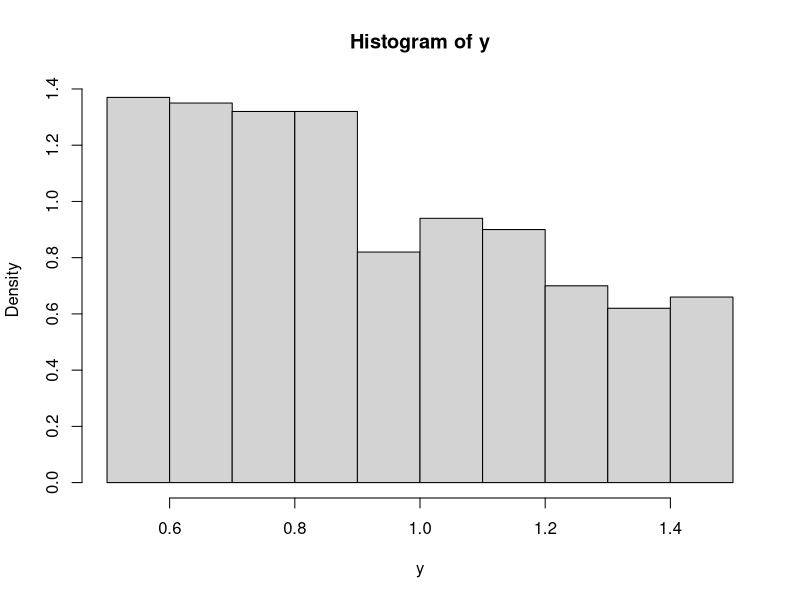

Write the R code that produced this figure. (Note: this script raises an error after producing the figure.)
# sampling from the truncated normal with mean=m and sd=s
# and defined over the interval (a,b)
set.seed(1);
n <-1000;
m <- 0;
s <- 1;
a <- 0.5;
b <- 1.5;
y <- qnorm(pnorm(a,m,s)+ runif(1000)*(pnorm(b,m,s)-pnorm(a,m,s)),m,s);
hist(y, freq=FALSE)
lines(denisty(y))

#####################################################################################
# accept-Reject sampling example 1
# target density: f(x) standard normal 
# proposal density: g(x) Laplace distribution =1/2exp(-abs(x))
# algorithm:
# 1. Generate 3 unifrom r.v. U1-u3
# 2. since both normal and laplace are symmetric, use exponential e^(-x)
# for laplace, accept or rejct, and if accept, assign a positive
# or negative values with .5 prob
# 3. use u1 to generate exponential
# 4. max of f(x)/g(x) occurs at x=1 and M=sqrt(e/(2*pi)) 
# 5. if u2 <= f(x)/(M.g(x)) and u3 <=0.5 then return negative x
# u2 <= f(x)/(M.g(x)) and u3  > 0.5 then return positive x
#####################################################################################

set.seed(103);
G <- 500;
draws <- 0;
tdraws <- 0;

while (length(draws) < G + 1){
  U <- runif(3)
  if (U[2] <= exp(-log(U[1]) - ((-log(U[1]))^2)/2 - 1/2) & U[3] <= 1/2)
    draws <- c(draws, -log(U[1]))
  if (U[2] <= exp(-log(U[1]) - ((-log(U[1]))^2)/2 - 1/2) & U[3] >  1/2)
    draws <- c(draws,  log(U[1]))
 tdraws <- tdraws +1 ;
  }
target <- draws[2:(G+1)];
arate <- G/tdraws ;
print("mean =" ); mean(target)
print("sd =" ); sd(target)

#################################################################
# A-R example 2
# # target density= 1-abs(x),x(-1,1)
# use accept-reject to draw from truncated 
# use u(a,b)=a+(b-a)*u(0,1) as the proposal density
# if u2 <= f(x)/(M)u(a,b) return x=a+(b-a)*U(0,1)
######################################################################
set.seed(100)
G <- 500;
a <- -1;
b <- 1;
M <- 1;
draws <- 0; 
tdraws <- 0;

while (length(draws) < G + 1){
  U <- runif(2)
  if (U[2] <= (1-abs(a+(b-a)*U[1]))/M)
      draws <- c(draws, a+(b-a)*U[1])
    
  tdraws <- tdraws +1   
    
}
target <- draws[2:(G+1)]
arate <- G/tdraws ;
#print("mean = "); mean(target)
#print("sd = "); sd(target)


hist(target, freq=FALSE);
lines(density(target));
################################################################################
# importance sampling
# example from Robert and Casella 
################################################################################
x=rnorm(10^8) #whole sample
bound=qnorm(c(.5,.75,.8,.9,.95,.99,.999,.9999)) # t=0, 0.67, 0.84, 1.28 1.65, 2.32, 2,58, 3.09, 3.72
 res=matrix(0,ncol=8,nrow=7)
 for (i in 2:8) 
   for (j in 1:8)
     res[i-1,j]=mean(x[1:10^i]<bound[j])
 matrix(as.numeric(format(res,digi=4)),ncol=8)

#variance around 0 is 1/(4n). To achieve a precision less than 4 decimal point requires 10^8 simulations
# at tail end, requires even more simulations
# Calculate P(x>4.5) using importance sampling
# consider a distribution with support restricted to (4.5, infinity): g(x) = exp^(-x)/int_(4.5)^(inf) exp^(-x)=exp^(-(y-4.5))
# use truncated exponential distribution
  
#pnorm(-4.5,log=T);
Nsim=10^3
y=rexp(Nsim)+4.5
weit=dnorm(y)/dexp(y-4.5)
plot(cumsum(weit)/1:Nsim,type="l")
abline(a=pnorm(-4.5),b=0,col="red")

###############################################################
# other importance sampling example
##############################################################


#############################################################
# Gibbs sampling
########################################################


install.packages("ellipse")
library(ellipse)
n <- 50;
r <- 0.3;
y1 <- rep(0,n);
y2 <- rep(0,n);
y0 <- 0;
y1[1] <- y0;
for (i in 2:n) {
    y2[i] <- rnorm(1,r*y1[i-1],sqrt(1-r^2))
    y1[i] <- rnorm(1,r*y2[i],sqrt(1-r^2)) }  
plot(y1, y2, type="l") ;
lines(ellipse(r, level=.95))

  
